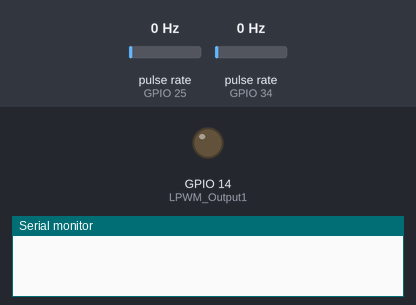
This sketch was run on a simulated ESP32. Shown: output pins drawn as LEDs (lit = HIGH), the last lines printed to the serial monitor. Wiring (inferred from the names in the program): 2 × pulse sensor: data GPIO 25 / data GPIO 34. The test bench sets the inputs (shaded band); at power-on: pulse rate (sensors on GPIO 25, GPIO 34) 0 Hz.

Above: at 0.05 s.
At 13.65 s:
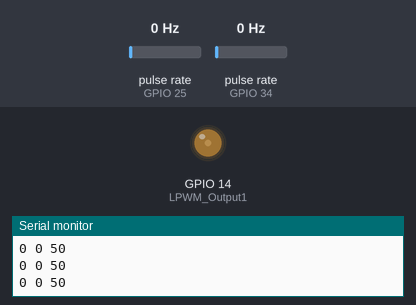
At 27.45 s:
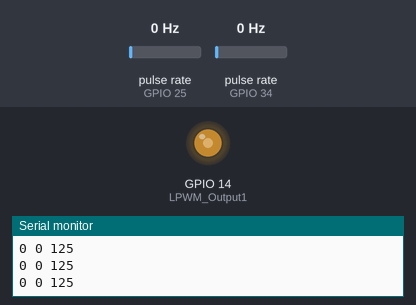
At 54.85 s:
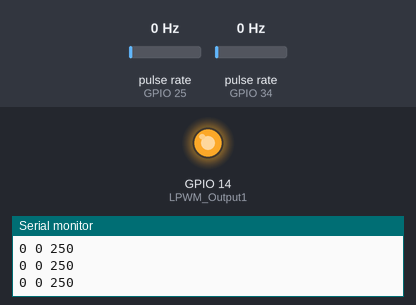
Timing chart, 0 to 71.4 s (numbered marks = the images above):
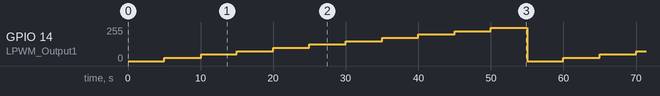

The sketch:

ABU.ino
```cpp
#include <analogWrite.h>
int LPWM_Output1 = 14;
uint8_t encoder1 = 25;

// int LPWM_Output2 = 27;
uint8_t encoder2 = 34;

int counter1 = 0, counter2 = 0, rpm1 = 0, rpm2 = 0;

void setup() {
  Serial.begin(9600);
  pinMode(encoder1, INPUT);
  pinMode(encoder2, INPUT);
  pinMode(LPWM_Output1, OUTPUT);
  // pinMode(LPWM_Output2, OUTPUT);

  digitalWrite(encoder1, HIGH);
  digitalWrite(encoder2, HIGH);

  attachInterrupt(encoder1, countpulse1, RISING);
  attachInterrupt(encoder2, countpulse2, RISING);
}

void countpulse1() {
  counter1++;
}

void countpulse2() {
  counter2++;
}

double preRound = 0;
double roundPerMin(int &counter) {
  double round;
  round = (counter / 40) * 60;
  counter = 0;
  if (round <= 10000) {
    preRound = round;
    return round;
  } else return preRound;
}

int PWMM = 0;
void loop() {
  static uint32_t previousMillis1;
  static uint32_t previousMillis2;
  while (millis() - previousMillis2 >= 5000)
  {
    if (PWMM < 250) PWMM += 25;
    else PWMM = 0;
    previousMillis2 += 5000;
  }
  while (millis() - previousMillis1 >= 100) {
    rpm1 = roundPerMin(counter1);
    rpm2 = roundPerMin(counter2);
    analogWrite(LPWM_Output1, PWMM);
    // analogWrite(LPWM_Output2, PWMM);
    Serial.print(rpm1);
    Serial.print(" ");
    Serial.print(rpm2);
    Serial.print(" ");
    Serial.println(PWMM);
    // Serial.print(" ");
    previousMillis1 += 100;
  }
}
```

Measured:
- by itself, GPIO 14 (LPWM_Output1): repeats every 54.9 s: 50/255 4.9 s, 75/255 5.0 s, 100/255 5.0 s, 125/255 5.0 s, 150/255 5.0 s, 175/255 5.0 s, 200/255 5.0 s, 225/255 5.0 s, 250/255 5.0 s, 0/255 5.0 s, 25/255 5.0 s
